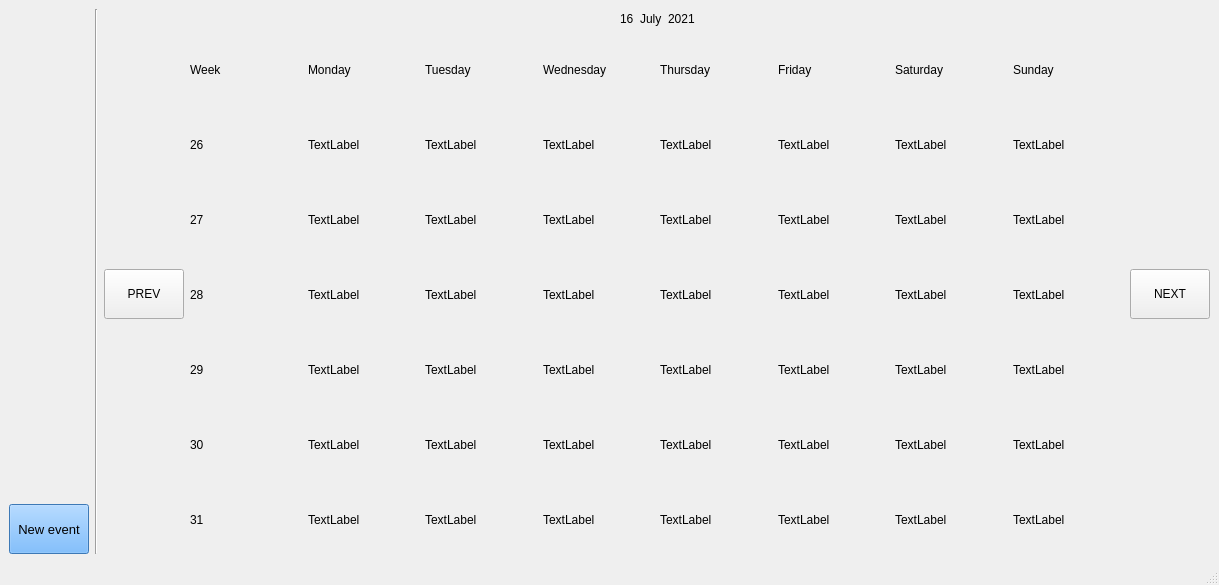
<?xml version="1.0" encoding="UTF-8"?>
<ui version="4.0">
 <class>MainWindow</class>
 <widget class="QMainWindow" name="MainWindow">
  <property name="geometry">
   <rect>
    <x>0</x>
    <y>0</y>
    <width>1219</width>
    <height>585</height>
   </rect>
  </property>
  <property name="windowTitle">
   <string>Shedule</string>
  </property>
  <widget class="QWidget" name="centralwidget">
   <layout class="QGridLayout" name="gridLayout_2">
    <item row="0" column="0">
     <layout class="QHBoxLayout" name="mainHorizontalLayout">
      <item>
       <layout class="QVBoxLayout" name="sideBarVerticalLayout">
        <item>
         <spacer name="sideBarVerticalSpacer">
          <property name="orientation">
           <enum>Qt::Vertical</enum>
          </property>
          <property name="sizeHint" stdset="0">
           <size>
            <width>20</width>
            <height>40</height>
           </size>
          </property>
         </spacer>
        </item>
        <item>
         <widget class="QPushButton" name="newEventButton">
          <property name="minimumSize">
           <size>
            <width>0</width>
            <height>50</height>
           </size>
          </property>
          <property name="font">
           <font>
            <pointsize>10</pointsize>
           </font>
          </property>
          <property name="styleSheet">
           <string notr="true">background-color: rgb(85, 170, 255);</string>
          </property>
          <property name="text">
           <string>New event</string>
          </property>
         </widget>
        </item>
       </layout>
      </item>
      <item>
       <widget class="Line" name="line">
        <property name="orientation">
         <enum>Qt::Vertical</enum>
        </property>
       </widget>
      </item>
      <item>
       <layout class="QVBoxLayout" name="dateCalendarVerticalLayout" stretch="0,1">
        <item>
         <layout class="QHBoxLayout" name="dateBarLayout">
          <item>
           <spacer name="dateBarLeftHorizontalSpacer">
            <property name="orientation">
             <enum>Qt::Horizontal</enum>
            </property>
            <property name="sizeHint" stdset="0">
             <size>
              <width>40</width>
              <height>20</height>
             </size>
            </property>
           </spacer>
          </item>
          <item>
           <widget class="QLabel" name="dayFromDate">
            <property name="styleSheet">
             <string notr="true">font: 75 16pt &quot;MS Shell Dlg 2&quot;;</string>
            </property>
            <property name="text">
             <string>16</string>
            </property>
           </widget>
          </item>
          <item>
           <widget class="QLabel" name="monthFromDate">
            <property name="styleSheet">
             <string notr="true">font: 75 16pt &quot;MS Shell Dlg 2&quot;;</string>
            </property>
            <property name="text">
             <string>July</string>
            </property>
           </widget>
          </item>
          <item>
           <widget class="QLabel" name="yearFromDate">
            <property name="styleSheet">
             <string notr="true">font: 75 16pt &quot;MS Shell Dlg 2&quot;;</string>
            </property>
            <property name="text">
             <string>2021</string>
            </property>
           </widget>
          </item>
          <item>
           <spacer name="dateBarRightHorizontalSpacer">
            <property name="orientation">
             <enum>Qt::Horizontal</enum>
            </property>
            <property name="sizeHint" stdset="0">
             <size>
              <width>40</width>
              <height>20</height>
             </size>
            </property>
           </spacer>
          </item>
         </layout>
        </item>
        <item>
         <layout class="QHBoxLayout" name="navCalendarHorizontalLayout" stretch="0,1,0">
          <item>
           <widget class="QPushButton" name="prevButton">
            <property name="minimumSize">
             <size>
              <width>0</width>
              <height>50</height>
             </size>
            </property>
            <property name="styleSheet">
             <string notr="true">font: 10pt &quot;MS Shell Dlg 2&quot;;</string>
            </property>
            <property name="text">
             <string>PREV</string>
            </property>
           </widget>
          </item>
          <item>
           <layout class="QGridLayout" name="calendarGridLayout" rowstretch="1,1,1,1,1,1,1" columnstretch="1,1,1,1,1,1,1,1">
            <item row="0" column="3">
             <widget class="QLabel" name="weekDay3">
              <property name="styleSheet">
               <string notr="true">font: 12pt &quot;MS Shell Dlg 2&quot;;</string>
              </property>
              <property name="text">
               <string>Wednesday</string>
              </property>
             </widget>
            </item>
            <item row="4" column="0">
             <widget class="QLabel" name="weekNumber4">
              <property name="styleSheet">
               <string notr="true">font: 10pt &quot;MS Shell Dlg 2&quot;;</string>
              </property>
              <property name="text">
               <string>29</string>
              </property>
             </widget>
            </item>
            <item row="0" column="0">
             <widget class="QLabel" name="weekLabel">
              <property name="styleSheet">
               <string notr="true">font: 12pt &quot;MS Shell Dlg 2&quot;;</string>
              </property>
              <property name="text">
               <string>Week</string>
              </property>
             </widget>
            </item>
            <item row="0" column="2">
             <widget class="QLabel" name="weekDay2">
              <property name="styleSheet">
               <string notr="true">font: 12pt &quot;MS Shell Dlg 2&quot;;</string>
              </property>
              <property name="text">
               <string>Tuesday</string>
              </property>
             </widget>
            </item>
            <item row="0" column="6">
             <widget class="QLabel" name="weekDay6">
              <property name="styleSheet">
               <string notr="true">font: 12pt &quot;MS Shell Dlg 2&quot;;</string>
              </property>
              <property name="text">
               <string>Saturday</string>
              </property>
             </widget>
            </item>
            <item row="2" column="0">
             <widget class="QLabel" name="weekNumber2">
              <property name="styleSheet">
               <string notr="true">font: 10pt &quot;MS Shell Dlg 2&quot;;</string>
              </property>
              <property name="text">
               <string>27</string>
              </property>
             </widget>
            </item>
            <item row="1" column="0">
             <widget class="QLabel" name="weekNumber1">
              <property name="styleSheet">
               <string notr="true">font: 10pt &quot;MS Shell Dlg 2&quot;;</string>
              </property>
              <property name="text">
               <string>26</string>
              </property>
             </widget>
            </item>
            <item row="0" column="4">
             <widget class="QLabel" name="weekDay4">
              <property name="styleSheet">
               <string notr="true">font: 12pt &quot;MS Shell Dlg 2&quot;;</string>
              </property>
              <property name="text">
               <string>Thursday</string>
              </property>
             </widget>
            </item>
            <item row="0" column="5">
             <widget class="QLabel" name="weekDay5">
              <property name="styleSheet">
               <string notr="true">font: 12pt &quot;MS Shell Dlg 2&quot;;</string>
              </property>
              <property name="text">
               <string>Friday</string>
              </property>
             </widget>
            </item>
            <item row="3" column="0">
             <widget class="QLabel" name="weekNumber3">
              <property name="styleSheet">
               <string notr="true">font: 10pt &quot;MS Shell Dlg 2&quot;;</string>
              </property>
              <property name="text">
               <string>28</string>
              </property>
             </widget>
            </item>
            <item row="5" column="0">
             <widget class="QLabel" name="weekNumber5">
              <property name="styleSheet">
               <string notr="true">font: 10pt &quot;MS Shell Dlg 2&quot;;</string>
              </property>
              <property name="text">
               <string>30</string>
              </property>
             </widget>
            </item>
            <item row="0" column="7">
             <widget class="QLabel" name="weekDay7">
              <property name="styleSheet">
               <string notr="true">font: 12pt &quot;MS Shell Dlg 2&quot;;</string>
              </property>
              <property name="text">
               <string>Sunday</string>
              </property>
             </widget>
            </item>
            <item row="0" column="1">
             <widget class="QLabel" name="weekDay1">
              <property name="styleSheet">
               <string notr="true">font: 75 12pt &quot;MS Shell Dlg 2&quot;;</string>
              </property>
              <property name="text">
               <string>Monday</string>
              </property>
             </widget>
            </item>
            <item row="6" column="0">
             <widget class="QLabel" name="weekNumber6">
              <property name="styleSheet">
               <string notr="true">font: 10pt &quot;MS Shell Dlg 2&quot;;</string>
              </property>
              <property name="text">
               <string>31</string>
              </property>
             </widget>
            </item>
            <item row="1" column="1">
             <widget class="QLabel" name="day_1">
              <property name="minimumSize">
               <size>
                <width>0</width>
                <height>0</height>
               </size>
              </property>
              <property name="text">
               <string>TextLabel</string>
              </property>
             </widget>
            </item>
            <item row="1" column="2">
             <widget class="QLabel" name="day_2">
              <property name="text">
               <string>TextLabel</string>
              </property>
             </widget>
            </item>
            <item row="1" column="3">
             <widget class="QLabel" name="day_3">
              <property name="text">
               <string>TextLabel</string>
              </property>
             </widget>
            </item>
            <item row="1" column="4">
             <widget class="QLabel" name="day_4">
              <property name="text">
               <string>TextLabel</string>
              </property>
             </widget>
            </item>
            <item row="1" column="5">
             <widget class="QLabel" name="day_5">
              <property name="text">
               <string>TextLabel</string>
              </property>
             </widget>
            </item>
            <item row="1" column="6">
             <widget class="QLabel" name="day_6">
              <property name="text">
               <string>TextLabel</string>
              </property>
             </widget>
            </item>
            <item row="1" column="7">
             <widget class="QLabel" name="day_7">
              <property name="text">
               <string>TextLabel</string>
              </property>
             </widget>
            </item>
            <item row="2" column="1">
             <widget class="QLabel" name="day_8">
              <property name="minimumSize">
               <size>
                <width>0</width>
                <height>0</height>
               </size>
              </property>
              <property name="text">
               <string>TextLabel</string>
              </property>
             </widget>
            </item>
            <item row="2" column="2">
             <widget class="QLabel" name="day_9">
              <property name="text">
               <string>TextLabel</string>
              </property>
             </widget>
            </item>
            <item row="2" column="3">
             <widget class="QLabel" name="day_10">
              <property name="text">
               <string>TextLabel</string>
              </property>
             </widget>
            </item>
            <item row="2" column="4">
             <widget class="QLabel" name="day_11">
              <property name="text">
               <string>TextLabel</string>
              </property>
             </widget>
            </item>
            <item row="2" column="5">
             <widget class="QLabel" name="day_12">
              <property name="text">
               <string>TextLabel</string>
              </property>
             </widget>
            </item>
            <item row="2" column="6">
             <widget class="QLabel" name="day_13">
              <property name="text">
               <string>TextLabel</string>
              </property>
             </widget>
            </item>
            <item row="2" column="7">
             <widget class="QLabel" name="day_14">
              <property name="text">
               <string>TextLabel</string>
              </property>
             </widget>
            </item>
            <item row="3" column="1">
             <widget class="QLabel" name="day_15">
              <property name="minimumSize">
               <size>
                <width>0</width>
                <height>0</height>
               </size>
              </property>
              <property name="text">
               <string>TextLabel</string>
              </property>
             </widget>
            </item>
            <item row="3" column="2">
             <widget class="QLabel" name="day_16">
              <property name="text">
               <string>TextLabel</string>
              </property>
             </widget>
            </item>
            <item row="3" column="3">
             <widget class="QLabel" name="day_17">
              <property name="text">
               <string>TextLabel</string>
              </property>
             </widget>
            </item>
            <item row="3" column="4">
             <widget class="QLabel" name="day_18">
              <property name="text">
               <string>TextLabel</string>
              </property>
             </widget>
            </item>
            <item row="3" column="5">
             <widget class="QLabel" name="day_19">
              <property name="text">
               <string>TextLabel</string>
              </property>
             </widget>
            </item>
            <item row="3" column="6">
             <widget class="QLabel" name="day_20">
              <property name="text">
               <string>TextLabel</string>
              </property>
             </widget>
            </item>
            <item row="3" column="7">
             <widget class="QLabel" name="day_21">
              <property name="text">
               <string>TextLabel</string>
              </property>
             </widget>
            </item>
            <item row="4" column="1">
             <widget class="QLabel" name="day_22">
              <property name="minimumSize">
               <size>
                <width>0</width>
                <height>0</height>
               </size>
              </property>
              <property name="text">
               <string>TextLabel</string>
              </property>
             </widget>
            </item>
            <item row="4" column="2">
             <widget class="QLabel" name="day_23">
              <property name="text">
               <string>TextLabel</string>
              </property>
             </widget>
            </item>
            <item row="4" column="3">
             <widget class="QLabel" name="day_24">
              <property name="text">
               <string>TextLabel</string>
              </property>
             </widget>
            </item>
            <item row="4" column="4">
             <widget class="QLabel" name="day_25">
              <property name="text">
               <string>TextLabel</string>
              </property>
             </widget>
            </item>
            <item row="4" column="5">
             <widget class="QLabel" name="day_26">
              <property name="text">
               <string>TextLabel</string>
              </property>
             </widget>
            </item>
            <item row="4" column="6">
             <widget class="QLabel" name="day_27">
              <property name="text">
               <string>TextLabel</string>
              </property>
             </widget>
            </item>
            <item row="4" column="7">
             <widget class="QLabel" name="day_28">
              <property name="text">
               <string>TextLabel</string>
              </property>
             </widget>
            </item>
            <item row="5" column="1">
             <widget class="QLabel" name="day_29">
              <property name="minimumSize">
               <size>
                <width>0</width>
                <height>0</height>
               </size>
              </property>
              <property name="text">
               <string>TextLabel</string>
              </property>
             </widget>
            </item>
            <item row="5" column="2">
             <widget class="QLabel" name="day_30">
              <property name="text">
               <string>TextLabel</string>
              </property>
             </widget>
            </item>
            <item row="5" column="3">
             <widget class="QLabel" name="day_31">
              <property name="text">
               <string>TextLabel</string>
              </property>
             </widget>
            </item>
            <item row="5" column="4">
             <widget class="QLabel" name="day_32">
              <property name="text">
               <string>TextLabel</string>
              </property>
             </widget>
            </item>
            <item row="5" column="5">
             <widget class="QLabel" name="day_33">
              <property name="text">
               <string>TextLabel</string>
              </property>
             </widget>
            </item>
            <item row="5" column="6">
             <widget class="QLabel" name="day_34">
              <property name="text">
               <string>TextLabel</string>
              </property>
             </widget>
            </item>
            <item row="5" column="7">
             <widget class="QLabel" name="day_35">
              <property name="text">
               <string>TextLabel</string>
              </property>
             </widget>
            </item>
            <item row="6" column="1">
             <widget class="QLabel" name="day_36">
              <property name="minimumSize">
               <size>
                <width>0</width>
                <height>0</height>
               </size>
              </property>
              <property name="text">
               <string>TextLabel</string>
              </property>
             </widget>
            </item>
            <item row="6" column="2">
             <widget class="QLabel" name="day_37">
              <property name="text">
               <string>TextLabel</string>
              </property>
             </widget>
            </item>
            <item row="6" column="3">
             <widget class="QLabel" name="day_38">
              <property name="text">
               <string>TextLabel</string>
              </property>
             </widget>
            </item>
            <item row="6" column="4">
             <widget class="QLabel" name="day_39">
              <property name="text">
               <string>TextLabel</string>
              </property>
             </widget>
            </item>
            <item row="6" column="5">
             <widget class="QLabel" name="day_40">
              <property name="text">
               <string>TextLabel</string>
              </property>
             </widget>
            </item>
            <item row="6" column="6">
             <widget class="QLabel" name="day_41">
              <property name="text">
               <string>TextLabel</string>
              </property>
             </widget>
            </item>
            <item row="6" column="7">
             <widget class="QLabel" name="day_42">
              <property name="text">
               <string>TextLabel</string>
              </property>
             </widget>
            </item>
           </layout>
          </item>
          <item>
           <widget class="QPushButton" name="nextButton">
            <property name="minimumSize">
             <size>
              <width>0</width>
              <height>50</height>
             </size>
            </property>
            <property name="styleSheet">
             <string notr="true">font: 10pt &quot;MS Shell Dlg 2&quot;;</string>
            </property>
            <property name="text">
             <string>NEXT</string>
            </property>
           </widget>
          </item>
         </layout>
        </item>
       </layout>
      </item>
     </layout>
    </item>
   </layout>
  </widget>
  <widget class="QStatusBar" name="statusbar"/>
 </widget>
 <resources/>
 <connections/>
</ui>
